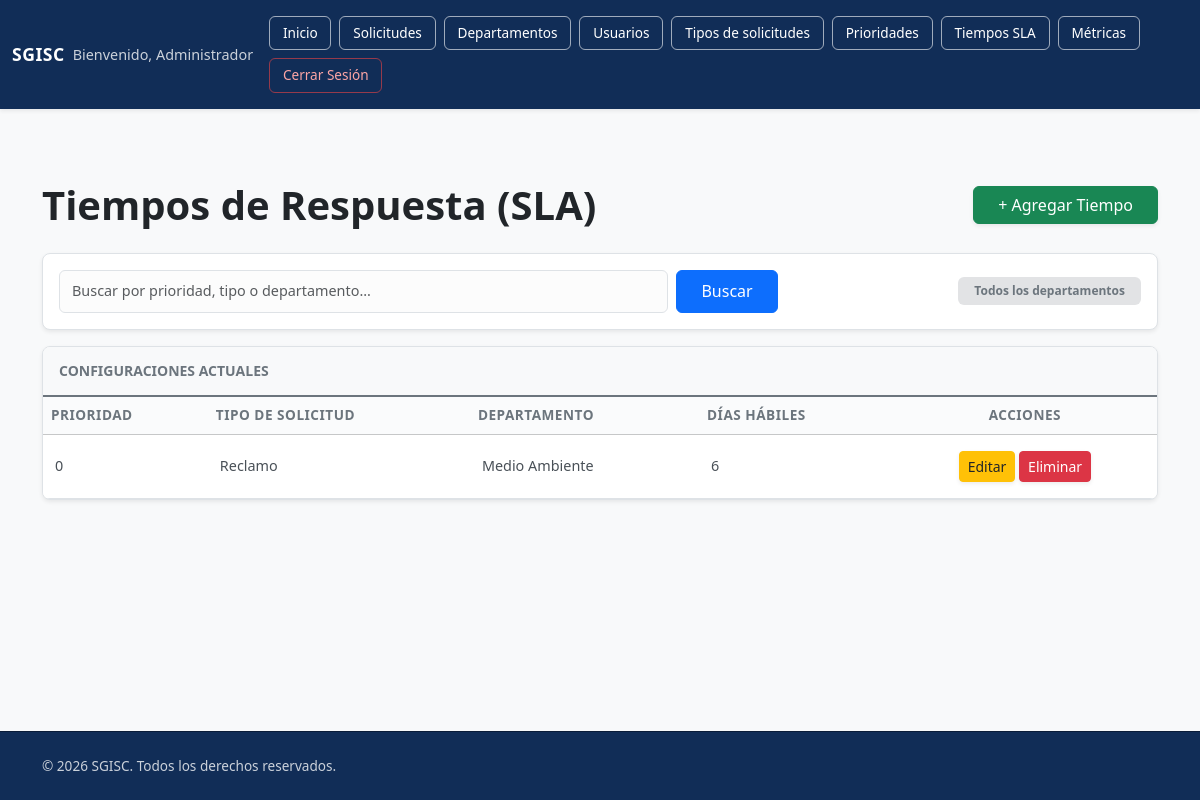
/ventanas/tiempo.php (signed in), run on the app's committed database.
### tables this page shows
CREATE TABLE `tiempo` (
  `ID_prioridad` int(11) NOT NULL,
  `ID_tipo_solicitud` int(11) NOT NULL,
  `ID_departamento` int(11) NOT NULL,
  `tiempo` int(11) NOT NULL
);

CREATE TABLE `prioridad` (
  `ID_prioridad` int(11) NOT NULL,
  `Nombre` int(11) NOT NULL
);

CREATE TABLE `tipo_solicitud` (
  `ID_tipo_solicitud` int(11) NOT NULL,
  `nombre` varchar(100) NOT NULL,
  `descripcion` varchar(255) NOT NULL
);

CREATE TABLE `departamento` (
  `ID_departamento` int(11) NOT NULL,
  `nombre` varchar(100) NOT NULL
);

### ventanas/Tiempo.php (the view, shortened to what this page needs)
<?php
    include("../base_de_datos/conexion.php");
    $esDirector = ($_SESSION["tipo"] == "Director");
    $buscar = isset($_GET['buscar']) ? trim($_GET['buscar']) : "";
    $where = [];
    $whereSql = count($where) > 0 ? "WHERE " . implode(" AND ", $where) : "";
    $consulta = "SELECT t.ID_prioridad, t.ID_tipo_solicitud, t.ID_departamento, t.tiempo,
                        p.Nombre AS prioridad, ts.nombre AS tipo, d.nombre AS departamento
                 FROM tiempo t
                 JOIN prioridad p ON t.ID_prioridad = p.ID_prioridad
                 JOIN tipo_solicitud ts ON t.ID_tipo_solicitud = ts.ID_tipo_solicitud
                 JOIN departamento d ON t.ID_departamento = d.ID_departamento
                 $whereSql
                 ORDER BY d.nombre, ts.nombre, p.Nombre";
    $tiempos = mysqli_query($conexionDB, $consulta);
?>
<!DOCTYPE html>
<html lang="es">
<head>
    <link href="https://cdn.jsdelivr.net/npm/bootstrap@5.3.2/dist/css/bootstrap.min.css" rel="stylesheet">
    <link rel="stylesheet" href="../recursos/css/style_index.css">
    <link rel="stylesheet" href="../recursos/css/style_mantenedores.css">
</head>
<body class="bg-light">
    <?php include('../recursos/componentes/navbar1.php'); ?>
    <div class="container mt-5">
        <div class="d-flex justify-content-between align-items-center mb-4 flex-wrap gap-2">
            <div>
                <h1 class="fw-bold text-dark m-0">Tiempos de Respuesta (SLA)</h1>
            </div>
            <button type="button" class="btn btn-success fw-medium shadow-sm px-4" data-bs-toggle="modal" data-bs-target="#modalNuevoTiempo">
                + Agregar Tiempo
            </button>
        </div>
        <div class="card shadow-sm border mb-3" style="border-radius: 8px;">
            <div class="card-body p-3">
                <div class="row g-2 align-items-center">
                    <div class="col-12 col-md-8">
                        <form method="GET" class="d-flex gap-2">
                            <input type="text" class="form-control" name="buscar"
                                placeholder="Buscar por prioridad, tipo o departamento..."
                                value="<?php echo htmlspecialchars($buscar); ?>">
                            <button type="submit" class="btn btn-primary text-white px-4">Buscar</button>
                        </form>
                    </div>
                    <div class="col-12 col-md-4 text-md-end">
                        <span class="badge bg-secondary-subtle text-secondary fw-semibold px-3 py-2">
                            <?php echo $esDirector ? 'Tu departamento' : 'Todos los departamentos'; ?>
                        </span>
                    </div>
                </div>
            </div>
        </div>
        <div class="card shadow-sm border" style="border-radius: 8px; overflow: hidden;">
            <div class="card-header custom-card-header-table py-3">
                <h6 class="mb-0 fw-bold text-secondary text-uppercase small tracking-wider">Configuraciones Actuales</h6>
            </div>
            <div class="card-body p-0">
                <div class="table-responsive">
                    <table class="table table-hover align-middle mb-0">
                        <thead class="table-light">
                            <tr>
                                <th>Prioridad</th>
                                <th>Tipo de solicitud</th>
                                <th>Departamento</th>
                                <th>Días hábiles</th>
                                <th class="text-center">Acciones</th>
                            </tr>
                        </thead>
                        <tbody id="tabla-sla-cuerpo">
                            <?php if (mysqli_num_rows($tiempos) === 0): ?>
                                <tr><td colspan="5" class="text-center text-muted py-3">No hay tiempos configurados.</td></tr>
                            <?php else:
                                $filasPorPagina = 5;
                                $numeroFila = 0;
                                while ($t = mysqli_fetch_assoc($tiempos)):
                                    $numeroFila++;
                                    $paginaFila = (int)ceil($numeroFila / $filasPorPagina);
                            ?>
                                    <tr data-pagina="<?php echo $paginaFila; ?>">
                                        <td><?php echo htmlspecialchars($t['prioridad']); ?></td>
                                        <td><?php echo htmlspecialchars($t['tipo']); ?></td>
                                        <td><?php echo htmlspecialchars($t['departamento']); ?></td>
                                        <td><?php echo htmlspecialchars($t['tiempo']); ?></td>
                                        <td class="text-center">
                                            <?php $params = "ID_prioridad=" . $t['ID_prioridad'] . "&ID_tipo_solicitud=" . $t['ID_tipo_solicitud'] . "&ID_departamento=" . $t['ID_departamento']; ?>
                                            <a href="../recursos/componentes/Editartiempo.php?<?php echo $params; ?>" class="btn btn-sm btn-warning text-dark fw-medium shadow-sm px-2">Editar</a>
                                            <a href="../consultas/Eliminartiempo.php?<?php echo $params; ?>" class="btn btn-sm btn-danger fw-medium shadow-sm px-2"
                                               onclick="return confirm('¿Confirma eliminar esta configuración de tiempo?');">Eliminar</a>
                                        </td>
                                    </tr>
                                <?php endwhile; ?>
                            <?php endif; ?>
                        </tbody>
                    </table>
                </div>
            </div>
        </div>
    </div>
    <?php include('../recursos/componentes/footer.php'); ?>
</body>
</html>

### recursos/componentes/navbar1.php (shortened to what this page needs)
<?php
$tipoUsuario = isset($_SESSION["tipo"]) ? $_SESSION["tipo"] : "";
$opcionesAdm = [
    "../index" => "Inicio",
    "solicitud" => "Solicitudes",
    "departamento" => "Departamentos",
    "usuario" => "Usuarios",
    "tipo_solicitud" => "Tipos de solicitudes",
    "prioridad" => "Prioridades",
    "tiempo" => "Tiempos SLA",
    "metricas" => "Métricas",
    "../consultas/logout" => "Cerrar Sesión"
];
$opcionesFun = [
    "../index" => "Inicio",
    "solicitud" => "Solicitudes",
    "../consultas/logout" => "Cerrar Sesión"
];
$opcionesDir = [
    "../index" => "Inicio",
    "director" => "Panel",
    "solicitud" => "Solicitudes",
    "tiempo" => "Tiempos SLA",
    "metricas" => "Métricas",
    "../consultas/logout" => "Cerrar Sesión"
];
$opcionesActuales = [];
if($tipoUsuario == "Administrador") {
    $opcionesActuales = $opcionesAdm;
} elseif ($tipoUsuario == "Funcionario") {
    $opcionesActuales = $opcionesFun;
} elseif ($tipoUsuario == "Director") {
    $opcionesActuales = $opcionesDir;
}
?>
<link rel="stylesheet" href="../recursos/css/style_index.css?v=<?php echo time(); ?>">
<nav class="navbar navbar-expand-lg navbar-municipalidad py-3 shadow-sm mb-4">
    <div class="container-fluid">
        <a href="../index.php" class="navbar-brand-text text-uppercase text-decoration-none me-2">SGISC</a>
        <div class="d-flex align-items-center">
            <?php if (isset($_SESSION["usuario"]) && $tipoUsuario): ?>
                <span class="texto-bienvenida me-2">
                    Bienvenido, <?php echo htmlspecialchars($tipoUsuario); ?>
                </span>
            <?php endif; ?>
            <div class="d-flex flex-wrap align-items-center gap-2" style="flex: 1; overflow-x: auto;">
                <?php foreach ($opcionesActuales as $opcion => $label): ?>
                    <?php
                        $claseExtra = (str_contains($opcion, 'logout')) ? 'btn-cerrar' : '';
                    ?>
                    <a href="<?php echo $opcion; ?>.php" class="btn-acceso <?php echo trim($claseExtra); ?>">
                        <?php echo $label; ?>
                    </a>
                <?php endforeach; ?>
            </div>
        </div>
    </div>
</nav>

### recursos/componentes/footer.php
<footer class="py-4 mt-auto">
        <div class="container">
            <p class="m-0">&copy; 2026 SGISC. Todos los derechos reservados.</p>
        </div>
    </footer>

### recursos/css/style_index.css (style rules this page uses)
body { background-color: #f8fafc; font-family: system-ui, -apple-system, sans-serif; display: flex; flex-direction: column; min-height: 100vh; }
body > .container { width: 100%; }
.navbar-municipalidad { background-color: #112d57; }
.navbar-brand-text { color: #ffffff; font-weight: 600; font-size: 1.1rem; letter-spacing: 0.5px; }
.texto-bienvenida { color: rgba(255, 255, 255, 0.78); font-size: 0.9rem; margin-right: 0.25rem; }
.btn-acceso { color: #ffffff; border: 1px solid rgba(255, 255, 255, 0.6); background: transparent; font-size: 0.85rem; padding: 0.375rem 0.8rem; border-radius: 0.375rem; text-decoration: none; transition: all 0.2s; white-space: nowrap; flex-shrink: 0; }
footer { background-color: #112d57; border-top: 1px solid #0a1c38; color: rgba(255, 255, 255, 0.78); font-size: 0.85rem; }
.btn-cerrar { border-color: rgba(239, 68, 68, 0.6) !important; color: #fca5a5 !important; }
.navbar-municipalidad .d-flex { flex-wrap: wrap; gap: 0.5rem; max-width: 100%; }

### recursos/css/style_mantenedores.css (style rules this page uses)
body { font-family: 'Inter', sans-serif; color: #343a40; }
.custom-card-header-table { background-color: #f8f9fa; border-bottom: 2px solid #6c757d !important; }
.form-control { border: 1px solid #dee2e6; padding: 0.6rem 0.75rem; font-size: 0.9rem; background-color: #fcfcfc; transition: all 0.2s ease-in-out; }
.table th { font-size: 0.85rem; text-transform: uppercase; letter-spacing: 0.5px; color: #6c757d; font-weight: 600; background-color: #fafbfc; }
.table td { font-size: 0.9rem; color: #495057; padding: 1rem 0.75rem !important; vertical-align: middle; }

### data on the page
tiempo: ID_prioridad.Nombre "0", ID_tipo_solicitud.nombre "Reclamo", ID_departamento.nombre "Medio Ambiente", tiempo "6"

### other printed values
$tipoUsuario "Administrador"
$label "Inicio"
$label "Solicitudes"
$label "Departamentos"
$label "Usuarios"
$label "Tipos de solicitudes"
$label "Prioridades"
$label "Tiempos SLA"
$label "Métricas"
$label "Cerrar Sesión"
